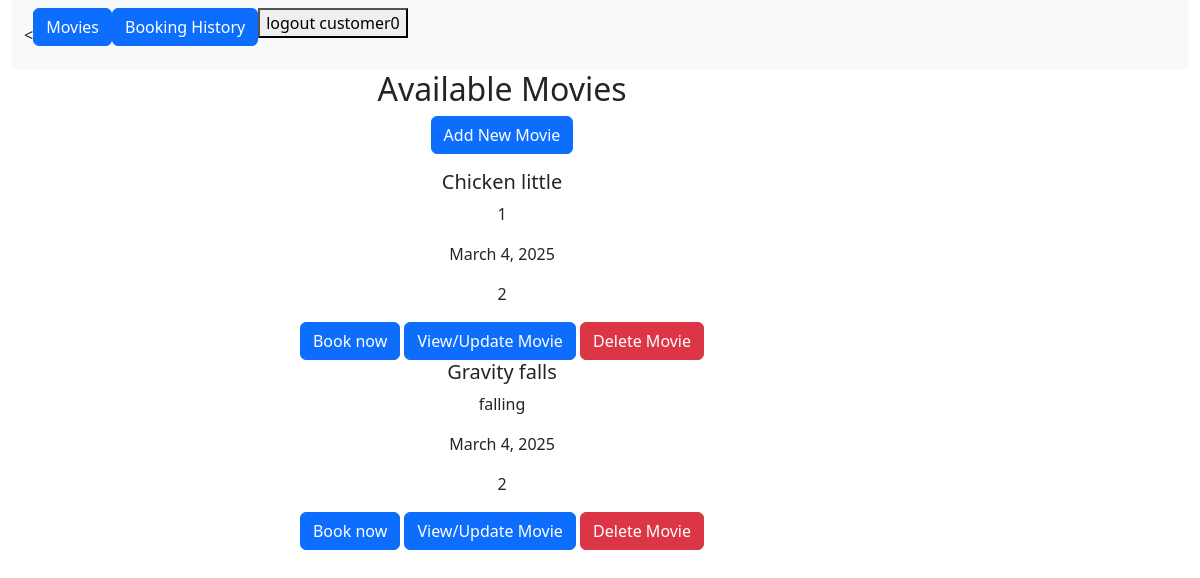
Screenshot of / (signed in) with the database file from the repository.
### movie_theater_booking/bookings/models.py (models this page shows, shortened)
class Movie(models.Model):
    movie_id = models.BigAutoField(primary_key=True)
    title = models.TextField()
    description = models.TextField()
    release_date = models.DateField()
    duration = models.PositiveIntegerField()

### movie_theater_booking/bookings/views.py (the view)
# urls.py: path('', views.movie_list, name = 'movie_list'),
def movie_list(request):
    movies = Movie.objects.all()
    return render(request, 'movie_list.html', {'movies': movies})

### movie_theater_booking/bookings/templates/movie_list.html (shortened to what this page needs)
{% extends 'base.html' %}
{% block content %}
<center>
<h2>Available Movies</h2>
{% if movies %}
<p><a href = "{% url 'movie_form' %}" class = "btn btn-primary" >Add New Movie  </a> </p>
{% for movie in movies %}
<h5>{{ movie.title }}</h5>
<p>{{ movie.description }}</p>
<p>{{ movie.release_date }}</p>
<p>{{ movie.duration }}</p>
<a class="btn btn-primary" href = "{% url 'book_seats' movie.movie_id %}">Book now</a>
<a class="btn btn-primary" href = "{% url 'update_movie' movie.movie_id %}">View/Update Movie</a>            <a class="btn btn-danger" href = "{% url 'delete_movie' movie.movie_id %}">Delete Movie</a>
{% endfor %}
{% else %}
<p> There are no Movies </p>
<p><a href = "{% url 'movie_form' %}" class = "btn btn-primary" >Add New Movie  </a> </p>
{% endif %}
</center>
{% endblock %}

### movie_theater_booking/bookings/templates/base.html (shortened to what this page needs)
{% load static %}
<!DOCTYPE html>
<html lang="en">
  {% load bootstrap5 %}
  {% bootstrap_css %}
   <link href="https://cdn.jsdelivr.net/npm/bootstrap@5.3.1/dist/css/bootstrap.min.css" rel="stylesheet">
 </head>
 <body>
   <div class="container-fluid">
     <nav class="navbar navbar-expand-lg bg-body-tertiary">
       <div class="container-fluid">
         <div class="collapse navbar-collapse" id="navbarNavAltMarkup">
          <
           <div class="navbar-nav">
            <p><a href = "{% url 'movie_list' %}" class = "btn btn-primary" >Movies </a> </p>
            <p><a href = "{% url 'booking_history' %}" class = "btn btn-primary" >Booking History </a> </p>
            {% if user.is_authenticated %}
            <form method="post" action="{% url 'logout' %}">
              <button type="submit", id = nav_logout>logout {{ user }} </button>
          </form>
            {% else %}
                <a class="nav-link" href="{% url 'login' %}?next={{ request.path }}">Login</a>
            {% endif %}
           </div>
         </div>
       </div>
     </nav>
       <div class="col-sm-10">
         {% block content %}
         {% endblock %}
       </div>
     </div>
 </body>
</html>

### rows the page displays
Movie: title "Chicken little", description "1", release_date "March 4, 2025", duration "2"
Movie: title "Gravity falls", description "falling", release_date "March 4, 2025", duration "2"

### other values shown
{{ user }} "customer0"
